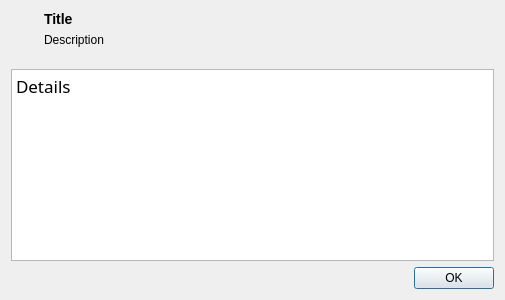
<?xml version="1.0" encoding="UTF-8"?>
<ui version="4.0">
 <class>ErrorDialog</class>
 <widget class="QDialog" name="ErrorDialog">
  <property name="geometry">
   <rect>
    <x>0</x>
    <y>0</y>
    <width>505</width>
    <height>300</height>
   </rect>
  </property>
  <property name="sizePolicy">
   <sizepolicy hsizetype="Preferred" vsizetype="Preferred">
    <horstretch>0</horstretch>
    <verstretch>0</verstretch>
   </sizepolicy>
  </property>
  <property name="windowTitle">
   <string>Dialog</string>
  </property>
  <layout class="QVBoxLayout" name="verticalLayout_2">
   <item>
    <layout class="QHBoxLayout" name="horizontalLayout_2">
     <item>
      <widget class="QLabel" name="icon">
       <property name="sizePolicy">
        <sizepolicy hsizetype="Maximum" vsizetype="Preferred">
         <horstretch>0</horstretch>
         <verstretch>0</verstretch>
        </sizepolicy>
       </property>
       <property name="styleSheet">
        <string notr="true">padding: 10px;</string>
       </property>
       <property name="text">
        <string/>
       </property>
       <property name="pixmap">
        <pixmap resource="../resource/app.qrc">:/app/icons/dialog-error.svg</pixmap>
       </property>
       <property name="alignment">
        <set>Qt::AlignCenter</set>
       </property>
      </widget>
     </item>
     <item>
      <layout class="QVBoxLayout" name="verticalLayout">
       <item>
        <widget class="QLabel" name="title">
         <property name="text">
          <string>&lt;h3&gt;Title&lt;/h3&gt;</string>
         </property>
        </widget>
       </item>
       <item>
        <widget class="QLabel" name="description">
         <property name="sizePolicy">
          <sizepolicy hsizetype="Preferred" vsizetype="MinimumExpanding">
           <horstretch>0</horstretch>
           <verstretch>0</verstretch>
          </sizepolicy>
         </property>
         <property name="text">
          <string>Description</string>
         </property>
         <property name="alignment">
          <set>Qt::AlignLeading|Qt::AlignLeft|Qt::AlignTop</set>
         </property>
         <property name="wordWrap">
          <bool>true</bool>
         </property>
        </widget>
       </item>
      </layout>
     </item>
    </layout>
   </item>
   <item>
    <widget class="QTextEdit" name="details">
     <property name="font">
      <font>
       <family>.SF NS Text</family>
      </font>
     </property>
     <property name="readOnly">
      <bool>true</bool>
     </property>
     <property name="html">
      <string>&lt;!DOCTYPE HTML PUBLIC &quot;-//W3C//DTD HTML 4.0//EN&quot; &quot;http://www.w3.org/TR/REC-html40/strict.dtd&quot;&gt;
&lt;html&gt;&lt;head&gt;&lt;meta name=&quot;qrichtext&quot; content=&quot;1&quot; /&gt;&lt;style type=&quot;text/css&quot;&gt;
p, li { white-space: pre-wrap; }
&lt;/style&gt;&lt;/head&gt;&lt;body style=&quot; font-family:'.SF NS Text'; font-size:13pt; font-weight:400; font-style:normal;&quot;&gt;
&lt;p style=&quot; margin-top:0px; margin-bottom:0px; margin-left:0px; margin-right:0px; -qt-block-indent:0; text-indent:0px;&quot;&gt;&lt;span style=&quot; font-family:'Monaco';&quot;&gt;Details&lt;/span&gt;&lt;/p&gt;&lt;/body&gt;&lt;/html&gt;</string>
     </property>
    </widget>
   </item>
   <item>
    <widget class="QDialogButtonBox" name="buttonBox">
     <property name="orientation">
      <enum>Qt::Horizontal</enum>
     </property>
     <property name="standardButtons">
      <set>QDialogButtonBox::Ok</set>
     </property>
     <property name="centerButtons">
      <bool>false</bool>
     </property>
    </widget>
   </item>
  </layout>
 </widget>
 <resources>
  <include location="../resource/app.qrc"/>
 </resources>
 <connections>
  <connection>
   <sender>buttonBox</sender>
   <signal>accepted()</signal>
   <receiver>ErrorDialog</receiver>
   <slot>accept()</slot>
   <hints>
    <hint type="sourcelabel">
     <x>248</x>
     <y>254</y>
    </hint>
    <hint type="destinationlabel">
     <x>157</x>
     <y>274</y>
    </hint>
   </hints>
  </connection>
  <connection>
   <sender>buttonBox</sender>
   <signal>rejected()</signal>
   <receiver>ErrorDialog</receiver>
   <slot>reject()</slot>
   <hints>
    <hint type="sourcelabel">
     <x>316</x>
     <y>260</y>
    </hint>
    <hint type="destinationlabel">
     <x>286</x>
     <y>274</y>
    </hint>
   </hints>
  </connection>
 </connections>
</ui>
